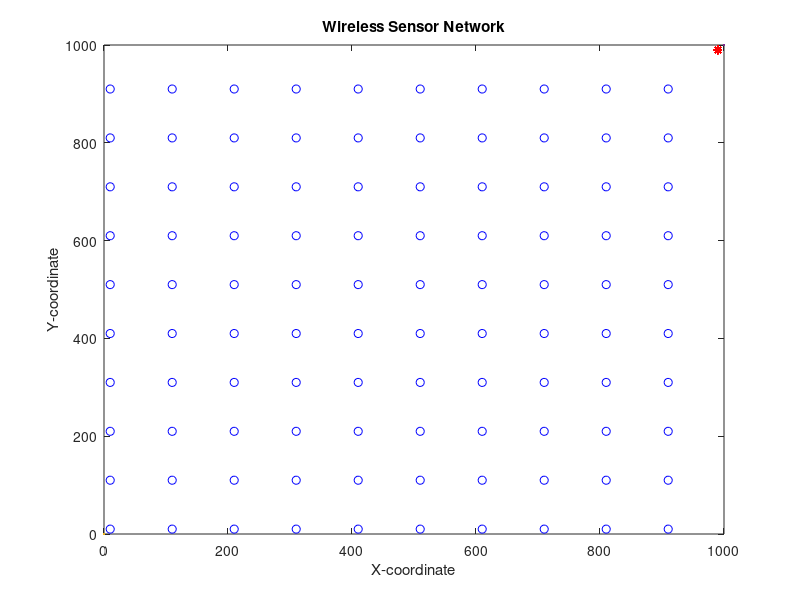

The MATLAB script that drew this image: (Note: this script raises an error after producing the figure.)
%%%%%%%%%%%%%%%%%%%%%%%%%%%%%%%%%%%%%%%%%%%%%%%%%%%%%%%%%%%%%%%%%%%%%%%%
%                          LEACH Protocol                              %
%                          Part of Thesis:                             %
%       Energy-Efficient Protocols In Wireless Sensor Networks         %
%                                                                      %
% (c) Alexandros Nikolaos Zattas                                       %
% University of Peloponnese                                            %
% Department of Informatics and Telecommunications                     %
% For any related questions or additional information                  %
% send an e-mail to:                                                   %
% alexzattas@gmail.com                                                 %
%%%%%%%%%%%%%%%%%%%%%%%%%%%%%%%%%%%%%%%%%%%%%%%%%%%%%%%%%%%%%%%%%%%%%%%%
close all;
clear;
clc;
%%%%%%%%%%%%%%%%%%%% Network Establishment Parameters %%%%%%%%%%%%%%%%%%%%
%%% plot of Operation %%%
% Field Dimensions in meters %
% Define the grid size
x_max = 1000;
y_max = 1000;
x_min = 10;
y_min = 10;
step = 100;

% Generate the grid
x_cord = x_min:step:(x_min + (x_max - 1) * step);
y_cord = y_min:step:(y_min + (y_max - 1) * step);

x = 0; % added for better display results of the plot
y = 0; % added for better display results of the plot
% Number of Nodes in the field %
n = 100;
% Number of Dead Nodes in the beggining %
dead_nodes = 0;
% Coordinates of the Sink (location is predetermined in this simulation) %
sinkx = 990;
sinky = 990;
%%% Energy Values %%%
% Initial Energy of a Node (in Joules) %
Eo = 0.1; % units in Joules
% Energy required to run circuity (both for transmitter and receiver) %
Eelec = 50 * 10 ^ (-9); % units in Joules/bit
ETx = 50 * 10 ^ (-9); % units in Joules/bit
ERx = 50 * 10 ^ (-9); % units in Joules/bit
% Transmit Amplifier Types %
Eamp = 100 * 10 ^ (-12); % units in Joules/bit/m^2 (amount of energy spent by the amplifier to transmit the bits)
% Data Aggregation Energy %
EDA = 5 * 10 ^ (-9); % units in Joules/bit
% Size of data package %
k = 4000; % units in bits
% Suggested percentage of cluster head %
p = 0.1; % a 1 percent of the total amount of nodes used in the network is proposed to give good results
% Number of Clusters %
Ci = p * n;
% Round of Operation %
rounds = 0;
% Current Number of operating Nodes %
totalEnergy = n * Eo;
operating_nodes = n;
transmissions = 0;
temp_val = 0;
flagFirstDead = 0;
stop_flag = 0;
%%%%%%%%%%%%%%%%%%%%%%%%%%% End of Parameters %%%%%%%%%%%%%%%%%%%%%%%%%%%%
%%% Creation of the Wireless Sensor Network %%%
% Plotting the WSN %
i = 1;

while (i <= n)

    for j = 1:(x_max / step)

        for k = 1:(y_max / step)
            SN(i).x = x_cord(j); % X-axis coordinates of sensor node
            SN(i).y = y_cord(k); % Y-axis coordinates of sensor node
            i = i + 1;
        end

    end

end

for i = 1:n

    SN(i).id = i; % sensor's ID number
    SN(i).Energy = Eo; % nodes energy levels (initially set to be equal to "Eo"
    SN(i).role = 0; % node acts as normal if the value is '0', if elected as a cluster head it gets the value '1' (initially all nodes are normal)
    SN(i).cluster = 0; % the cluster which a node belongs to
    SN(i).condition = 1; % States the current condition of the node. when the node is operational its value is =1 and when dead =0
    SN(i).rop = 0; % number of rounds node was operational
    SN(i).rleft = 0; % rounds left for node to become available for Cluster Head election
    SN(i).dtch = 0; % nodes distance from the cluster head of the cluster in which he belongs
    SN(i).dts = sqrt((sinkx - SN(i).x) ^ 2 + (sinky - SN(i).y) ^ 2); % nodes distance from the sink
    SN(i).tel = 0; % states how many times the node was elected as a Cluster Head
    SN(i).rn = 0; % round node got elected as cluster head
    SN(i).chid = 0; % node ID of the cluster head which the "i" normal node belongs to
    SN(i).prob = p; % probability with which a node gets to be cluster head

    figure(1)
    plot(x, y, x_max, y_max, SN(i).x, SN(i).y, 'ob', sinkx, sinky, '*r');
    title 'Wireless Sensor Network';
    xlabel 'X-coordinate';
    ylabel 'Y-coordinate';
    hold on;

end

CHeads = 0;
CL = [];
firstRound = 1;
totalData = 0;
networkStatus = 1;
rad = 200;

opNodes = [];
dNodes = [];
cNodes = [];
threshData = [];
remainingEnergy = [];
nrg = [];
flagFirstDead = 0;
networkLiveData = [];
abpl = [];
lsp = [];

%%%%%% Set-Up Phase %%%%%%
%%%%%%%%%% LEACH %%%%%%%%%
while (operating_nodes > 0 && stop_flag == 0)

    % Displays Current Round %
    rounds = rounds + 1
    remainingEnergy(rounds) = totalEnergy;

    % Threshold Value %
    t = (p / (1 - p * (mod(rounds, 1 / p))));

    % Re-election Value %
    tleft = mod(rounds, 1 / p);

    % Reseting Previous Amount Of Cluster Heads In the Network %
    CLheads = 0;

    % Reseting Previous Amount Of Energy Consumed In the Network on the Previous Round %
    energy = 0;

    % Cluster Heads Election %
    [SN, CL, CLheads] = CH_election(SN, n, t, tleft, p, rounds, sinkx, sinky, CLheads, Eo);

    % Fixing the size of "CL" array %
    CL = CL(1:CLheads);
    CL = arrayfun(@(x) setfield(x, 'degree', 0), CL);

    % Grouping the Nodes into Clusters & caclulating the distance between node and cluster head %

    for i = 1:n

        if (SN(i).role == 0) && (SN(i).Energy > 0) && (CLheads > 0) % if node is normal

            for m = 1:CLheads
                d(m) = sqrt((CL(m).x - SN(i).x) ^ 2 + (CL(m).y - SN(i).y) ^ 2) * 2;
                % we calculate the distance 'd' between the sensor node that is
                % transmitting and the cluster head that is receiving with the following equation+
                % d=sqrt((x2-x1)^2 + (y2-y1)^2) where x2 and y2 the coordinates of
                % the cluster head and x1 and y1 the coordinates of the transmitting node
            end

            d = d(1:CLheads); % fixing the size of "d" array
            [M, I] = min(d(:)); % finds the minimum distance of node to CH
            [Row, Col] = ind2sub(size(d), I); % displays the Cluster Number in which this node belongs too
            SN(i).cluster = Col; % assigns node to the cluster
            SN(i).dtch = d(Col); % assigns the distance of node to CH
            SN(i).chid = CL(Col).id;
            CL(Col).degree = CL(Col).degree + 1; % increase the degree of the cluster head
        end

    end

    if (CLheads ~= 0)
        % printing the degree of each CH %

        % calculating HOPS and Proximity %
        [CL, ABPL] = CH_list_with_HOPS(CL, CLheads, rad, rounds);
        Network_Longest_Shortest_Path = calculating_lsp(CL, CLheads);

        abpl(rounds) = ABPL;
        lsp(rounds) = Network_Longest_Shortest_Path;

    end

    %%%%%% Steady-State Phase %%%%%%

    % Energy Dissipation for normal nodes %

    for i = 1:n

        if (SN(i).condition == 1) && (SN(i).role == 0) && (CLheads > 0)

            if SN(i).Energy > 0
                ETx = Eelec * k + Eamp * k * SN(i).dtch ^ 2;
                SN(i).Energy = SN(i).Energy - ETx;
                energy = energy + ETx;
                totalEnergy = totalEnergy - ETx;
                totalData = totalData + k;

                % Dissipation for cluster head during reception
                if SN(SN(i).chid).Energy > 0 && SN(SN(i).chid).condition == 1 && SN(SN(i).chid).role == 1
                    ERx = (Eelec + EDA) * k;
                    energy = energy + ERx;
                    totalEnergy = totalEnergy - ERx;
                    SN(SN(i).chid).Energy = SN(SN(i).chid).Energy - ERx;

                    if SN(SN(i).chid).Energy <= Eo * 0.2 % if cluster heads energy depletes with reception
                        SN(SN(i).chid).condition = 0;
                        SN(SN(i).chid).rop = rounds;
                        dead_nodes = dead_nodes + 1;
                        operating_nodes = operating_nodes - 1
                    end

                end

            end

            if SN(i).Energy <= Eo * 0.2 % if nodes energy depletes with transmission
                dead_nodes = dead_nodes + 1;
                operating_nodes = operating_nodes - 1
                SN(i).condition = 0;
                SN(i).chid = 0;
                SN(i).rop = rounds;
            end

        end

    end

    % Energy Dissipation for cluster head nodes %

    for i = 1:n

        if (SN(i).condition == 1) && (SN(i).role == 1)

            if SN(i).Energy > 0
                ETx = (Eelec + EDA) * k + Eamp * k * SN(i).dts ^ 2;
                SN(i).Energy = SN(i).Energy - ETx;
                energy = energy + ETx;
                totalEnergy = totalEnergy - ETx;
            end

            if SN(i).Energy <= Eo * 0.2 % if cluster heads energy depletes with transmission
                dead_nodes = dead_nodes +1;
                operating_nodes = operating_nodes - 1
                SN(i).condition = 0;
                SN(i).rop = rounds;
            end

        end

    end

    if operating_nodes < n && temp_val == 0
        temp_val = 1;
        flagFirstDead = rounds;
        networkLiveData(networkStatus) = rounds;
        networkStatus = networkStatus + 1;
    end

    if operating_nodes <= n * 0.5 && temp_val == 1
        temp_val = 2;
        networkLiveData(networkStatus) = rounds;
        networkStatus = networkStatus + 1;
    end

    if flagFirstDead == 0
        transmissions = transmissions + 1;
        nrg(transmissions) = energy;
    end

    cnt = 0;

    for i = 1:n

        if (SN(i).Energy <= Eo * 0.2)
            cnt = cnt + 1;
        end

    end

    if cnt == n || operating_nodes < 3
        networkLiveData(networkStatus) = rounds;
        stop_flag = 1;
    end

    opNodes(rounds) = operating_nodes;
    dNodes(rounds) = dead_nodes;
    cNodes(rounds) = CLheads;
    threshData(rounds) = totalData;

end

if networkStatus == 1
    networkStatus = networkStatus + 1;
    networkLiveData(networkStatus) = rounds;
    networkStatus = networkStatus + 1;
    networkLiveData(networkStatus) = rounds;
elseif networkStatus == 2
    networkStatus = networkStatus + 1;
    networkLiveData(networkStatus) = rounds;
elseif networkStatus == 3
    networkLiveData(networkStatus) = rounds;
end

% Plotting Simulation Results "Operating Nodes per Round" %
figure(2)
plot(1:length(opNodes), opNodes(1:length(opNodes)), '-r', 'Linewidth', 2);
title ({'COMPARISION'; 'Number of Operating Nodes per Round'; })
xlabel '# Rounds';
ylabel '# Operational Nodes';
hold on;

figure(3)
plot(1:length(dNodes), dNodes(1:length(dNodes)), '-r', 'Linewidth', 2);
title ({'COMPARISION'; 'Number of Dead Nodes per Round'; })
xlabel '# Rounds';
ylabel '# Dead Nodes';
hold on;

figure(4)
plot(1:length(cNodes), cNodes(1:length(cNodes)), '-r', 'Linewidth', 2);
title ({'COMPARISION'; 'Number of Clusters per Round'; })
xlabel '# Rounds';
ylabel '# Clusters';
hold on;

figure(5)
plot(1:length(threshData), threshData(1:length(threshData)), '-r', 'Linewidth', 2);
title ({'COMPARISION'; 'Data Packets Sent to the Sink Node per Round'; })
xlabel '# Rounds';
ylabel 'Data Packets Sent to the Sink Node';
hold on;

figure(6)
plot(1:length(nrg), nrg(1:length(nrg)), '-r', 'Linewidth', 2);
title ({'COMPARISION'; 'Energy Consumtion per Transmission'; })
xlabel '# Transmission';
ylabel 'Energy (Joule)';
hold on;

figure(7)
area(1:length(remainingEnergy), remainingEnergy(1:length(remainingEnergy)), 'FaceColor', 'r');
title ({'COMPARISION'; 'Remaining Energy per Round'; })
xlabel '# Rounds';
ylabel 'Remaining Energy (Joule)';
hold on;

figure(8)
plot(1:length(abpl), abpl(1:length(abpl)), '-r', 'Linewidth', 2);
title ({'COMPARISION'; 'Average Backbone Path Length per Round'; })
xlabel '# Rounds';
ylabel 'Average Backbone Path Length';
hold on;

figure(9)
plot(1:length(lsp), lsp(1:length(lsp)), '-r', 'Linewidth', 2);
title ({'COMPARISION'; 'Longest Shortest Path Length per Round'; })
xlabel '# Rounds';
ylabel 'Longest Shortest Path Length';
hold on;

function [SN, CL, CLheads] = CH_election(SN, n, t, tleft, p, rounds, sinkx, sinky, CLheads, Eo)
    CL = [];

    for i = 1:n
        SN(i).cluster = 0; % reseting cluster in which the node belongs to
        SN(i).role = 0; % reseting node role
        SN(i).chid = 0; % reseting cluster head id

        if SN(i).rleft > 0
            SN(i).rleft = SN(i).rleft - 1;
        end

        if (SN(i).Energy > 0) && (SN(i).rleft == 0)
            generate = rand;

            if (generate < t && SN(i).Energy >= Eo * 0.2)
                SN(i).role = 1; % assigns the node role of a cluster head
                SN(i).rn = rounds; % Assigns the round that the cluster head was elected to the data table
                SN(i).tel = SN(i).tel + 1;
                SN(i).rleft = 1 / p - tleft; % rounds for which the node will be unable to become a CH
                SN(i).dts = sqrt((sinkx - SN(i).x) ^ 2 + (sinky - SN(i).y) ^ 2); % calculates the distance between the sink and the cluster hea
                CLheads = CLheads + 1; % sum of cluster heads that have been elected
                SN(i).cluster = CLheads; % cluster of which the node got elected to be cluster head
                CL(CLheads).x = SN(i).x; % X-axis coordinates of elected cluster head
                CL(CLheads).y = SN(i).y; % Y-axis coordinates of elected cluster head
                CL(CLheads).id = i; % Assigns the node ID of the newly elected cluster head to an array
                CL(CLheads).dts = SN(i).dts; % Assigns the distance between the sink and the cluster head to an array
            end

        end

        if CLheads == n * p
            break;
        end

    end

end

% sorting nodes based on proximity
function proximity_list = sortNodes_dts(CH_list, proximity_list)

    if length(proximity_list) == 1
        return;
    end

    for i = 1:length(proximity_list)

        if proximity_list(i) == 0
            continue;
        end

        for j = 1:length(proximity_list)

            if proximity_list(j) == 0
                continue;
            end

            if CH_list(proximity_list(i)).dts > CH_list(proximity_list(j)).dts
                temp = proximity_list(i);
                proximity_list(i) = proximity_list(j);
                proximity_list(j) = temp;
            end

        end

    end

end

% index finding function
function bool = is_found(proximity, index)

    bool = 0;

    for i = 1:length(proximity)

        if (proximity(i) == index)
            bool = 1;
            break;
        end

    end

end

% function to calculate proximity for CHs
function CH_list = CH_list_with_proximity(CH_list, CHeads, rad, rounds)

    CH_list = arrayfun(@(x) setfield(x, 'proximity', []), CH_list);

    % assinging the index of sink as 0 to the proximity list of each CH if it is within the communication range
    for i = 1:CHeads

        if (CH_list(i).dts <= rad)
            CH_list(i).proximity = [CH_list(i).proximity, 0];
        end

    end

    % assinging the index of CHs as their proximity list if they are within the communication range
    for i = 1:CHeads

        for j = 1:CHeads

            if (i ~= j)

                if (sqrt((CH_list(i).x - CH_list(j).x) ^ 2 + (CH_list(i).y - CH_list(j).y) ^ 2) <= rad)
                    CH_list(i).proximity = [CH_list(i).proximity, j];
                end

            end

        end

    end

    for i = 1:CHeads
        CH_list(i).proximity = sortNodes_dts(CH_list, CH_list(i).proximity);
    end

    % printing proximity of each CH %
    fid = fopen('proximity.txt', 'a');
    fprintf(fid, '\nRound %d\n', rounds);

    for i = 1:CHeads
        fprintf(fid, 'Proximity of CH(%d) = [', i);

        for j = 1:length(CH_list(i).proximity)
            fprintf(fid, '%d, ', CH_list(i).proximity(j));
        end

        fprintf(fid, ']\n');
    end

    fclose(fid);

end

% function to calculate the number of hops for each CH
function [hops, indices] = calculate_hops(CH_list, index, indices, hops, rounds)

    if (length(CH_list(index).proximity) ~= 0 && CH_list(index).proximity(1) == 0)
        hops = 1;
    else
        nextIndex = 0;

        for i = 1:length(CH_list(index).proximity)

            for j = 1:length(indices)

                if CH_list(index).proximity(i) == indices(j)
                    nextIndex = 0;
                    break;
                else
                    nextIndex = CH_list(index).proximity(i);
                end

            end

            if nextIndex ~= 0
                break;
            end

        end

        if (nextIndex == 0)

        else

            indices = [indices, nextIndex];
            [hops, indices] = calculate_hops(CH_list, nextIndex, indices, hops, rounds);
            hops = hops + 1;
        end

    end

end

% driver function to calculate the number of hops for each CH
function CH_list = CH_list_with_HOPS(CH_list, CHeads, rad, rounds)

    CH_list = CH_list_with_proximity(CH_list, CHeads, rad, rounds);
    CH_list = arrayfun(@(x) setfield(x, 'hops', 0), CH_list);

    fid = fopen('hops.txt', 'a');
    fprintf(fid, '\nRound %d\n', rounds);
    totalHops = 0;

    % calculating the hops of each CH from the sink
    for i = 1:CHeads

        % if the CH is directly within the communication range of the sink
        if (is_found(CH_list(i).proximity, 0) == 1)
            CH_list(i).hops = 1;
            CH_list(i).lsp_path = [0];

        else
            indices = [];
            indices = [indices, i];
            hops = 0;
            [hops, indices] = calculate_hops(CH_list, i, indices, hops, rounds);

            CH_list(i).hops = hops;
            CH_list(i).lsp_path = indices;
        end

        fprintf(fid, 'Hops of CH(%d) = %d\n', i, CH_list(i).hops);
        totalHops = totalHops + CH_list(i).hops;

    end

    fprintf(fid, 'ABPL = %f\n', totalHops / (CHeads * (CHeads + 1) / 2));
    fclose(fid);

end

% calculating the Longest Shortest Path for each CH
function lsp = calculating_lsp(CH_list, CHeads)
    lsp = -1;

    for i = 1:CHeads
        CH_list(i).lsp = 0;

        if CH_list(i).lsp_path(1) == 0
            CH_list(i).lsp = CH_list(i).dts;
        else

            for j = 1:length(CH_list(i).lsp_path)

                if CH_list(i).lsp_path(j) == 0
                    continue;
                else
                    CH_list(i).lsp = CH_list(i).lsp + (sqrt((CH_list(i).x - CH_list(CH_list(i).lsp_path(j)).x) ^ 2 + (CH_list(i).y - CH_list(CH_list(i).lsp_path(j)).y) ^ 2));

                end

            end

        end

    end

    for i = 1:CHeads
        lsp = max(lsp, CH_list(i).lsp);
    end

end
